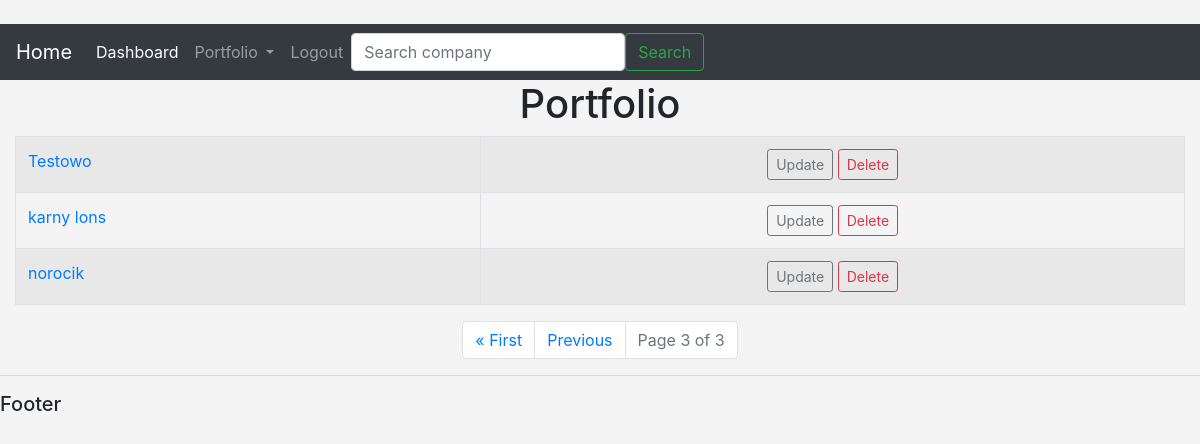
Before: /list_portfolio?page=4 (signed in) with the older database file.
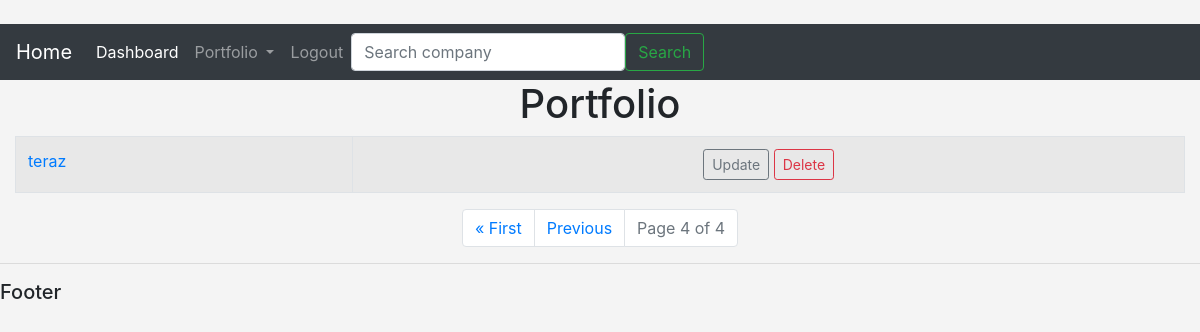
After: the same page with the newer database file.
### base/models.py (models this page shows)
class Portfolio(models.Model):
    name = models.CharField('name', max_length=60)
    company = models.ManyToManyField(Company, blank=True, null=True)
    user = models.IntegerField('portfolio user', blank=False, default=1)
    def __str__(self):
        return self.name

### base/views.py (the view)
# urls.py: path('list_portfolio', views.list_portfolio, name='list-portfolio'),
def list_portfolio(request):
    list_portfolio = Portfolio.objects.all().order_by('name')
    p = Paginator(list_portfolio, 3)
    page = request.GET.get('page')
    portfolios = p.get_page(page)
    return render(request, 'base/portfolio.html', {'show_portfolio': list_portfolio, 'portfolios': portfolios})

### base/templates/base/portfolio.html (shortened to what this page needs)
{% extends 'base/main.html' %}
{% block content %}
    <center>
    <h1>Portfolio</h1>
<table class="table table-striped table-hover table-bordered">
        {% for portfolio in portfolios %}
    <tr>
        <td>
            <a href="{% url 'show-portfolio' portfolio.id %}">{{ portfolio }}</a> <br>
        </td>
        {% if user.is_authenticated %}
        {% if user.id == portfolio.user or user.is_superuser %}
        <td align="center">
            <a href="{% url 'update-portfolio' portfolio.id %}" class="btn btn-outline-secondary btn-sm" >Update</a>
            <a href="{% url 'delete-portfolio' portfolio.id %}" class="btn btn-outline-danger btn-sm" >Delete</a>
        </td>
        {% endif %}
        {% endif %}
    </tr>
        {% endfor %}
</table>
    </center>
<nav aria-label="Page navigation example">
  <ul class="pagination justify-content-center">
{% if portfolios.has_previous %}
    <li class="page-item"><a class="page-link" href="?page=1">&laquo First</a></li>
    <li class="page-item"><a class="page-link" href="?page={{ portfolios.previous_page_number }}">Previous</a></li>
{% endif %}
<li class="page-item disabled"><a href="#" class="page-link">Page {{ portfolios.number }} of {{ portfolios.paginator.num_pages }}</a></li>
</ul>
</nav>
{% endblock content %}

### base/templates/base/main.html (shortened to what this page needs)
<!DOCTYPE html>
<html>
<head>
    <link rel="stylesheet" href="https://cdn.jsdelivr.net/npm/bootstrap@4.3.1/dist/css/bootstrap.min.css">
</head>
<body>
<br>
    {% include 'navbar.html' %}
    <div class="container-fluid">
    {% block content %}
    {% endblock content %}
    </div>
    {% include 'footer.html' %}
</body>
</html>

### base/templates/base/navbar.html (shortened to what this page needs)
<nav class="navbar navbar-expand-lg navbar-dark bg-dark">
  <a class="navbar-brand" href="{% url 'home' %}">Home</a>
  <div class="collapse navbar-collapse" id="navbarNav">
    <ul class="navbar-nav">
      <li class="nav-item active">
        <a class="nav-link" href="#">Dashboard</a>
      </li>
      <li class="nav-item dropdown">
        <a class="nav-link dropdown-toggle" href="#" id="navbarDropdown" role="button" data-toggle="dropdown" aria-haspopup="true" aria-expanded="false">
          Portfolio
        </a>
      </li>
      {% if user.is_authenticated %}
      <li class="nav-item">
        <a class="nav-link" href="{% url 'logout' %}">Logout</a>
      </li>
      {% endif %}
    </ul>
    <form class="d-flex" method="POST" action="{% url 'search-company' %}">
      <input class="form-control me-2" type="search" placeholder="Search company" aria-label="Search" name="searched">
      <button class="btn btn-outline-success" type="submit">Search</button>
    </form>
  </div>
</nav>

### base/templates/base/footer.html
<hr>
<h5>Footer</h5>

### base/templates/base/main.html (style rules this page uses)
body { background: #f4f4f4; }

Changed rows visible on the page:
no longer on this page (row unchanged): Portfolio: name "Testowo", user "Update"
no longer on this page (row unchanged): Portfolio: name "karny lons", user "Update"
no longer on this page (row unchanged): Portfolio: name "norocik", user "Update"
added Portfolio: name "teraz", user "Update"
Other visible differences:
{{ portfolios.number }}: "3" → "4"
{{ portfolios.paginator.num_pages }}: "3" → "4"
